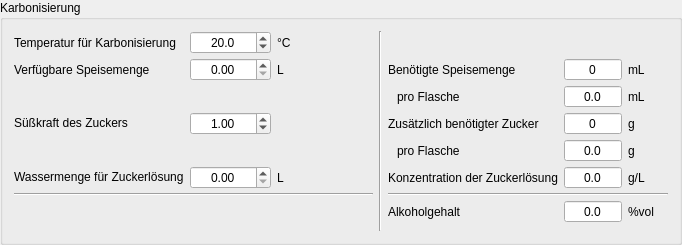
         <widget class="QGroupBox" name="groupKarbonisierung">
          <property name="toolTip">
           <string>&lt;html&gt;&lt;head/&gt;&lt;body&gt;&lt;p&gt;Dieser Bereich des Tab Abfülldaten behandelt die &lt;span style=&quot; font-weight:600;&quot;&gt;Karbonisierung&lt;/span&gt;. Von Karbonisierung spricht man vor allem, wenn es um Flaschenreifung geht.&lt;/p&gt;&lt;p&gt;Allgemeiner wird aber darunter aber das Einstellen des Drucks im Gebinde verbunden mit der Spritzigkeit, auch Rezens genannt, verstanden.&lt;/p&gt;&lt;/body&gt;&lt;/html&gt;</string>
          </property>
          <property name="title">
           <string>Karbonisierung</string>
          </property>
          <layout class="QGridLayout" name="gridLayout_4">
           <property name="verticalSpacing">
            <number>4</number>
           </property>
           <item row="5" column="5">
            <widget class="QLabel" name="lblKonzentrationZuckerloesung">
             <property name="text">
              <string>Konzentration der Zuckerlösung</string>
             </property>
            </widget>
           </item>
           <item row="6" column="0" colspan="4">
            <widget class="Line" name="line_12">
             <property name="orientation">
              <enum>Qt::Orientation::Horizontal</enum>
             </property>
            </widget>
           </item>
           <item row="5" column="0">
            <widget class="QLabel" name="lblWassserZuckerloesung">
             <property name="text">
              <string>&lt;html&gt;&lt;head/&gt;&lt;body&gt;&lt;p&gt;Wassermenge für Zuckerlösung&lt;/p&gt;&lt;/body&gt;&lt;/html&gt;</string>
             </property>
            </widget>
           </item>
           <item row="8" column="5">
            <spacer name="horizontalSpacer">
             <property name="orientation">
              <enum>Qt::Orientation::Horizontal</enum>
             </property>
             <property name="sizeHint" stdset="0">
              <size>
               <width>40</width>
               <height>0</height>
              </size>
             </property>
            </spacer>
           </item>
           <item row="4" column="7">
            <widget class="QLabel" name="lblZuckerFlascheEinheit">
             <property name="text">
              <string notr="true">g</string>
             </property>
            </widget>
           </item>
           <item row="3" column="5">
            <widget class="QLabel" name="lblZuckerGesamt">
             <property name="text">
              <string>Zusätzlich benötigter Zucker</string>
             </property>
            </widget>
           </item>
           <item row="4" column="5">
            <widget class="QLabel" name="lblZuckerFlasche">
             <property name="text">
              <string>pro Flasche</string>
             </property>
             <property name="indent">
              <number>9</number>
             </property>
            </widget>
           </item>
           <item row="3" column="0">
            <widget class="QLabel" name="lblZuckerFaktor">
             <property name="text">
              <string>&lt;html&gt;&lt;head/&gt;&lt;body&gt;&lt;p&gt;Süßkraft des Zuckers&lt;/p&gt;&lt;/body&gt;&lt;/html&gt;</string>
             </property>
            </widget>
           </item>
           <item row="5" column="1">
            <widget class="DoubleSpinBoxSud" name="tbWassserZuckerloesung">
             <property name="toolTip">
              <string>&lt;html&gt;&lt;head/&gt;&lt;body&gt;&lt;p&gt;Falls Zucker zuerst in Wasser aufgelöst wird, kann die &lt;span style=&quot; font-weight:600;&quot;&gt;Wassermenge&lt;/span&gt; hier eingetragen werden.&lt;/p&gt;&lt;p&gt;Um Geschmacksabweichungen zu verhindern, empfihelt sich eine möglichst geringe Menge Wasser. Die Löslichkeit von Zucker ist dabei temperaturabhängig. Kristllzucker (Saccharose löst sich mit 1.970 g/l bei 20°C. (Bei 90°C lösen sich sogar über 4 kg Kristallzucker.)&lt;/p&gt;&lt;p&gt;Diese Methode empfiehlt sich besonders im Fassausbau.&lt;/p&gt;&lt;/body&gt;&lt;/html&gt;</string>
             </property>
             <property name="alignment">
              <set>Qt::AlignmentFlag::AlignCenter</set>
             </property>
             <property name="showGroupSeparator" stdset="0">
              <bool>true</bool>
             </property>
             <property name="decimals">
              <number>2</number>
             </property>
             <property name="minimum">
              <double>0.000000000000000</double>
             </property>
             <property name="maximum">
              <double>99999.000000000000000</double>
             </property>
             <property name="singleStep">
              <double>0.100000000000000</double>
             </property>
            </widget>
           </item>
           <item row="8" column="0">
            <spacer name="horizontalSpacer_2">
             <property name="orientation">
              <enum>Qt::Orientation::Horizontal</enum>
             </property>
             <property name="sizeHint" stdset="0">
              <size>
               <width>40</width>
               <height>0</height>
              </size>
             </property>
            </spacer>
           </item>
           <item row="0" column="0">
            <widget class="QLabel" name="lblTemperaturKarbonisierung">
             <property name="text">
              <string>Temperatur für Karbonisierung</string>
             </property>
            </widget>
           </item>
           <item row="0" column="4" rowspan="10">
            <widget class="Line" name="line_9">
             <property name="orientation">
              <enum>Qt::Orientation::Vertical</enum>
             </property>
            </widget>
           </item>
           <item row="5" column="7">
            <widget class="QLabel" name="tbKonzentrationZuckerloesungEinheit">
             <property name="text">
              <string notr="true">g/L</string>
             </property>
            </widget>
           </item>
           <item row="2" column="5">
            <widget class="QLabel" name="lblSpeisemengeFlasche">
             <property name="text">
              <string>pro Flasche</string>
             </property>
             <property name="indent">
              <number>9</number>
             </property>
            </widget>
           </item>
           <item row="2" column="6">
            <widget class="DoubleSpinBox" name="tbSpeisemengeFlasche">
             <property name="toolTip">
              <string>&lt;html&gt;&lt;head/&gt;&lt;body&gt;&lt;p&gt;Hier wird die benötigte &lt;span style=&quot; font-weight:600;&quot;&gt;Speisegabe pro Flasche&lt;/span&gt; unter Berücksichtigung der vorhandenen Speisemenge angegeben.&lt;/p&gt;&lt;p&gt;Ist zuwenig Speise vorhanden, muss die Zuckergabe auch berücksichtigt werden.&lt;/p&gt;&lt;p&gt;Die Speisegabe berechnet sich aus der Stammwürze vor dem Anstellen, den Restextrakt, den gewünschten Karbonisierungsgrad und der Jungbiermenge.&lt;/p&gt;&lt;/body&gt;&lt;/html&gt;</string>
             </property>
             <property name="alignment">
              <set>Qt::AlignmentFlag::AlignCenter</set>
             </property>
             <property name="readOnly">
              <bool>true</bool>
             </property>
             <property name="buttonSymbols">
              <enum>QAbstractSpinBox::ButtonSymbols::NoButtons</enum>
             </property>
             <property name="showGroupSeparator" stdset="0">
              <bool>true</bool>
             </property>
             <property name="decimals">
              <number>1</number>
             </property>
             <property name="maximum">
              <double>99999.899999999994179</double>
             </property>
            </widget>
           </item>
           <item row="3" column="7">
            <widget class="QLabel" name="lblZuckerGesamtEinheit">
             <property name="text">
              <string notr="true">g</string>
             </property>
            </widget>
           </item>
           <item row="5" column="6">
            <widget class="DoubleSpinBox" name="tbKonzentrationZuckerloesung">
             <property name="toolTip">
              <string>&lt;html&gt;&lt;head/&gt;&lt;body&gt;&lt;p&gt;Hier wird die&lt;span style=&quot; font-weight:600;&quot;&gt; Konzentation&lt;/span&gt; der &lt;span style=&quot; font-weight:600;&quot;&gt;Zuckerlösung&lt;/span&gt;. Diese berechnete Angabe hat allein informativen Wert.&lt;/p&gt;&lt;/body&gt;&lt;/html&gt;</string>
             </property>
             <property name="alignment">
              <set>Qt::AlignmentFlag::AlignCenter</set>
             </property>
             <property name="readOnly">
              <bool>true</bool>
             </property>
             <property name="buttonSymbols">
              <enum>QAbstractSpinBox::ButtonSymbols::NoButtons</enum>
             </property>
             <property name="decimals">
              <number>1</number>
             </property>
             <property name="maximum">
              <double>99999.899999999994179</double>
             </property>
            </widget>
           </item>
           <item row="1" column="0">
            <widget class="QLabel" name="lblSpeisemengeAbgefuellt">
             <property name="text">
              <string>Verfügbare Speisemenge</string>
             </property>
            </widget>
           </item>
           <item row="1" column="5">
            <widget class="QLabel" name="lblSpeisemengeGesamt">
             <property name="text">
              <string>Benötigte Speisemenge</string>
             </property>
            </widget>
           </item>
           <item row="0" column="2">
            <widget class="QLabel" name="lblTemperaturKarbonisierungEinheit">
             <property name="minimumSize">
              <size>
               <width>40</width>
               <height>0</height>
              </size>
             </property>
             <property name="text">
              <string notr="true">°C</string>
             </property>
            </widget>
           </item>
           <item row="1" column="1">
            <widget class="DoubleSpinBoxSud" name="tbSpeisemengeAbgefuellt">
             <property name="toolTip">
              <string>&lt;html&gt;&lt;head/&gt;&lt;body&gt;&lt;p&gt;Hier wird die &lt;span style=&quot; font-weight:600;&quot;&gt;Speisemenge&lt;/span&gt; zur Karbonisierung definiert.&lt;/p&gt;&lt;p&gt;Speise über der erforderlichen &lt;span style=&quot; font-weight:600;&quot;&gt;Karbonisierung&lt;/span&gt; wird von Hobbybrauern gerne eingefroren. Zu bedenken ist, dass Speise anfällig für &lt;span style=&quot; font-weight:600;&quot;&gt;Infektionen&lt;/span&gt; ist. Sie sollte immer sauber abgefüllt, dann kalt gelagert und zeitnah verbraucht werden.&lt;/p&gt;&lt;p&gt;Ist man sich unsicher, sind die Fachforen eine gute Anlaufstelle, um Fragen zu klären.&lt;/p&gt;&lt;p&gt;&lt;span style=&quot; font-weight:600; color:#fc0107;&quot;&gt;Achtung&lt;/span&gt;: Im Rezept wird die gewünschte Karbonisierung definiert, die erforderliche Speisemenge dann automatisch berechnet. Die Speisemenge pro Flasche sollte daher nur mit genauem Wissen erhöht werden, um Unglücke mit überschäumendem Bier bis hin zu Flaschenbomben zu vermeiden. &lt;/p&gt;&lt;/body&gt;&lt;/html&gt;</string>
             </property>
             <property name="alignment">
              <set>Qt::AlignmentFlag::AlignCenter</set>
             </property>
             <property name="showGroupSeparator" stdset="0">
              <bool>true</bool>
             </property>
             <property name="decimals">
              <number>2</number>
             </property>
             <property name="minimum">
              <double>0.000000000000000</double>
             </property>
             <property name="maximum">
              <double>99999.000000000000000</double>
             </property>
             <property name="singleStep">
              <double>0.100000000000000</double>
             </property>
            </widget>
           </item>
           <item row="4" column="6">
            <widget class="DoubleSpinBox" name="tbZuckerFlasche">
             <property name="toolTip">
              <string>&lt;html&gt;&lt;head/&gt;&lt;body&gt;&lt;p&gt;Hier wird die benötigte &lt;span style=&quot; font-weight:600;&quot;&gt;Zuckergabe pro Flasche&lt;/span&gt; unter Berücksichtigung der vorhandenen Speisemenge angegeben.&lt;/p&gt;&lt;p&gt;Die Zuckergabe wird zusätzlich zur Speisegabe dazugegeben. Die Zuckergabe berechnet sich aus den gewünschten Karbonisierungsgrad und der Jungbiermenge.&lt;/p&gt;&lt;/body&gt;&lt;/html&gt;</string>
             </property>
             <property name="alignment">
              <set>Qt::AlignmentFlag::AlignCenter</set>
             </property>
             <property name="readOnly">
              <bool>true</bool>
             </property>
             <property name="buttonSymbols">
              <enum>QAbstractSpinBox::ButtonSymbols::NoButtons</enum>
             </property>
             <property name="showGroupSeparator" stdset="0">
              <bool>true</bool>
             </property>
             <property name="decimals">
              <number>1</number>
             </property>
             <property name="maximum">
              <double>99999.899999999994179</double>
             </property>
            </widget>
           </item>
           <item row="3" column="6">
            <widget class="SpinBox" name="tbZuckerGesamt">
             <property name="toolTip">
              <string>&lt;html&gt;&lt;head/&gt;&lt;body&gt;&lt;p&gt;Hier wird &lt;span style=&quot; font-weight:600;&quot;&gt;zusätzlich benötigterZucker &lt;/span&gt;angegeben.&lt;/p&gt;&lt;p&gt;Die Zuckergabe berechnet sich anhand der bereits vorhandenen Karbonisierung und dem gewünschten Karbonisierungsgrad im Tab Rezept.&lt;/p&gt;&lt;p&gt;Die Menge an zusätzlich benötigtem Zucker berechnet sich aufgrund des bereits vorhandenen CO₂ und der höchsten Gärtemperatur, bzw. Temperatur zu 2/3 der Hauptgärung wie sie im Feld Temperatur eingetragen wird. Der Eintrag wiederum resultiert aus den Werten der Hauptgärung im Tab Gärdaten.&lt;/p&gt;&lt;p&gt;&lt;span style=&quot; font-weight:600; color:#fc0107;&quot;&gt;Achtung:&lt;/span&gt; Viele externe Rechner berücksichtigen den bereits vorhandenen CO₂-Gehalt der Haupttgärung nicht und geben zu hohe, rein theoretische Mengen an. Dies kann den Brauer verwirren, insbesondere bei übernommenen Rezepten.&lt;/p&gt;&lt;/body&gt;&lt;/html&gt;</string>
             </property>
             <property name="alignment">
              <set>Qt::AlignmentFlag::AlignCenter</set>
             </property>
             <property name="readOnly">
              <bool>true</bool>
             </property>
             <property name="buttonSymbols">
              <enum>QAbstractSpinBox::ButtonSymbols::NoButtons</enum>
             </property>
             <property name="showGroupSeparator" stdset="0">
              <bool>true</bool>
             </property>
             <property name="maximum">
              <number>999999</number>
             </property>
            </widget>
           </item>
           <item row="1" column="6">
            <widget class="SpinBox" name="tbSpeisemengeGesamt">
             <property name="toolTip">
              <string>&lt;html&gt;&lt;head/&gt;&lt;body&gt;&lt;p&gt;Hier wird die &lt;span style=&quot; font-weight:600;&quot;&gt;benötigte Speisegabe&lt;/span&gt; unter Berücksichtigung der &lt;span style=&quot; font-weight:600;&quot;&gt;verfügbaren Speisemenge&lt;/span&gt; (links) angegeben.&lt;/p&gt;&lt;p&gt;Die Menge an Speise berechnet sich aufgrund des bereits vorhandenen CO₂ und der höchsten Gärtemperatur, bzw. Temperatur zu 2/3 der Hauptgärung wie sie im Feld Temperatur eingetragen wird. Der Eintrag wiederum resultiert aus den Werten der Hauptgärung im Tab Gärdaten.&lt;/p&gt;&lt;p&gt;&lt;span style=&quot; font-weight:600; color:#fc0107;&quot;&gt;Achtung: &lt;/span&gt;Ist zuwenig Speise vorhanden, muss &lt;span style=&quot; font-weight:600;&quot;&gt;zusätzlich Zucker&lt;/span&gt; berücksichtigt werden.&lt;/p&gt;&lt;p&gt;Die Speisegabe berechnet sich aus der Stammwürze vor dem Anstellen, dem Restextrakt, dem gewünschten Karbonisierungsgrad und der Jungbiermenge.&lt;/p&gt;&lt;/body&gt;&lt;/html&gt;</string>
             </property>
             <property name="alignment">
              <set>Qt::AlignmentFlag::AlignCenter</set>
             </property>
             <property name="readOnly">
              <bool>true</bool>
             </property>
             <property name="buttonSymbols">
              <enum>QAbstractSpinBox::ButtonSymbols::NoButtons</enum>
             </property>
             <property name="showGroupSeparator" stdset="0">
              <bool>true</bool>
             </property>
             <property name="maximum">
              <number>9999999</number>
             </property>
            </widget>
           </item>
           <item row="2" column="7">
            <widget class="QLabel" name="lblSpeisemengeFlascheEinheit">
             <property name="text">
              <string notr="true">mL</string>
             </property>
            </widget>
           </item>
           <item row="1" column="2">
            <widget class="QLabel" name="lblSpeisemengeAbgefuelltEinheit">
             <property name="minimumSize">
              <size>
               <width>40</width>
               <height>0</height>
              </size>
             </property>
             <property name="text">
              <string notr="true">L</string>
             </property>
            </widget>
           </item>
           <item row="5" column="2">
            <widget class="QLabel" name="tbWassserZuckerloesungEinheit">
             <property name="text">
              <string notr="true">L</string>
             </property>
            </widget>
           </item>
           <item row="1" column="7">
            <widget class="QLabel" name="lblSpeisemengeGesamtEinheit">
             <property name="minimumSize">
              <size>
               <width>40</width>
               <height>0</height>
              </size>
             </property>
             <property name="text">
              <string notr="true">mL</string>
             </property>
            </widget>
           </item>
           <item row="7" column="6">
            <widget class="DoubleSpinBoxSud" name="tbAlkohol">
             <property name="toolTip">
              <string>&lt;html&gt;&lt;head/&gt;&lt;body&gt;&lt;p&gt;Hier wird der &lt;span style=&quot; font-weight:600;&quot;&gt;Alkoholgehalt&lt;/span&gt; des Jungbieres in Volumenprozent ausgegeben unter Berücksichtigung der zugegebenen Zuckermenge und/oder Zuckerlösung.&lt;/p&gt;&lt;p&gt;Der tatsächliche Alkoholgehalt ergibt sich aus der beim Anstellen gemessenen Stammwürze und den im Gärverlauf gemessenen Endvergärungsgrad. Der tatsächliche Alkoholgehalt muss nicht identisch mit dem erwarteten Alkoholgehalt sein, da sich der Vergärungsgrad einer Hefe bei bestimmten Parametern wie Temperatur, Dauer, Enzymtätigkeit, pH-Wert oder Stammwürze oder der Maische von den Durschschnittswerten unterscheiden kann. Dies gilt besonders bei sogenannten Super- oder Übervergärern.&lt;/p&gt;&lt;p&gt;Im Hintergrund berücksichtigt der Kleine Brauhelfer die geringere Dichte von Alkohol im Jungbier und berechnet mit den Angaben der Braudaten sowie des Gärverlaufs mit Hilfe der sogenannten Balling-Formel den Alkoholgehalt des Bieres. Diese Formel ist auch beim Zoll als einzig mathematisches Konstrukt zur Bestimmung des Alkoholgehaltes anerkannt.&lt;/p&gt;&lt;/body&gt;&lt;/html&gt;</string>
             </property>
             <property name="alignment">
              <set>Qt::AlignmentFlag::AlignCenter</set>
             </property>
             <property name="readOnly">
              <bool>true</bool>
             </property>
             <property name="buttonSymbols">
              <enum>QAbstractSpinBox::ButtonSymbols::NoButtons</enum>
             </property>
             <property name="decimals">
              <number>1</number>
             </property>
            </widget>
           </item>
           <item row="7" column="7">
            <widget class="QLabel" name="label_ealc_3">
             <property name="text">
              <string notr="true">%vol</string>
             </property>
            </widget>
           </item>
           <item row="3" column="1">
            <widget class="DoubleSpinBox" name="tbZuckerFaktor">
             <property name="toolTip">
              <string>&lt;html&gt;&lt;head/&gt;&lt;body&gt;&lt;p&gt;Die &lt;span style=&quot; font-weight:600;&quot;&gt;Süßkraft&lt;/span&gt; beschreibt die Süße eines Zuckers. Benchmark ist Haushaltszucker mit Süßkraft = 1.&lt;/p&gt;&lt;p&gt;Haushaltszucker (Saccharose | Zweifachzucker): 1,00&lt;br/&gt;Traubenzucker (Dextrose | Einfachzucker): 0,69&lt;br/&gt;Fruchtzucker (Fructose | Einfachzucker): 1,14 (gelöste Form – 1,8 (kristalline Form)&lt;/p&gt;&lt;p&gt;Es gibt bis heute keine Laborinstrumente zur Messung der Süßkraft. Die Süßkraft ist je nach Zucker unterschiedlich. Dies hängt u.a. mit dem Wassergehalt eines Zuckers zusammen. Traubenzucker enthält 9% mehr Wasser als Haushaltszucker. Folglich muss dieser Wert bei der Mengenbemessung berücksichtigt werden.&lt;/p&gt;&lt;p&gt;Der Kleine Brauhelfer verrechnet für die Karbonisierung mit Zucker das bereits gelöste CO₂ der Hauptgärung. Das &lt;span style=&quot; font-weight:600;&quot;&gt;Temperaturoptimium&lt;/span&gt; muss vom Brauer bestimmt werden. Näheres dazu im Feld Temperatur.&lt;/p&gt;&lt;p&gt;Bei weiteren Fragen ist die Fachliteratur oder ein Fachforum Mittel der Wahl.&lt;/p&gt;&lt;/body&gt;&lt;/html&gt;</string>
             </property>
             <property name="alignment">
              <set>Qt::AlignmentFlag::AlignCenter</set>
             </property>
             <property name="minimum">
              <double>0.100000000000000</double>
             </property>
             <property name="maximum">
              <double>5.000000000000000</double>
             </property>
             <property name="singleStep">
              <double>0.010000000000000</double>
             </property>
             <property name="value">
              <double>1.000000000000000</double>
             </property>
            </widget>
           </item>
           <item row="0" column="1">
            <widget class="DoubleSpinBoxSud" name="tbTemperaturKarbonisierung">
             <property name="toolTip">
              <string>&lt;html&gt;&lt;head/&gt;&lt;body&gt;&lt;p&gt;Der Kleine Brauhelfer verrechnet für die Karbonisierung mit Zucker das bereits gelöste CO₂ der Hauptgärung. Das &lt;span style=&quot; font-weight:600;&quot;&gt;Temperaturoptimium&lt;/span&gt; muss in diesem Feld vom Brauer festgelegt werden.&lt;/p&gt;&lt;p&gt;&lt;span style=&quot; font-weight:600; color:#fc0107;&quot;&gt;Achtung: &lt;/span&gt;Zur Orientierung sollte immer die &lt;span style=&quot; font-weight:600;&quot;&gt;höchste Gärtemperatur &lt;/span&gt;im &lt;span style=&quot; font-weight:600; color:#0000ff;&quot;&gt;Tab Gärverlauf &lt;/span&gt;für eine&lt;span style=&quot; font-weight:600;&quot;&gt; korrekte Zuckergabe&lt;/span&gt; berücksichtigt werden. Dies ist häufig bei obergärigen Hefen der Fall.&lt;/p&gt;&lt;p&gt;&lt;span style=&quot; font-weight:600;&quot;&gt;Bei sinkenden Temperaturen&lt;/span&gt; im Gärverlauf dagegen empfiehlt sich die &lt;span style=&quot; font-weight:600;&quot;&gt;höchste Temperatur,&lt;/span&gt; die der Sud &lt;span style=&quot; font-weight:600;&quot;&gt;bei ⅔ der aktiven Hauptgärung&lt;/span&gt; hatte.&lt;/p&gt;&lt;p&gt;Dies ist üblicherweise zwischen Ende des zweiten und dritten, bis Beginn des vierten Tages der Fall. Eine Gärung springt üblicherweise nach 8-12 Stunden an und dauert 3-5 Tage. Zu geringe Hefemengen oder bestimmte Hefetypen können diese Werte allerdings stark verändern. Sinkende Temperaturen im Gärverlauf sind oft ein Merkmal untergäriger Biere.&lt;/p&gt;&lt;p&gt;Hintergrund: Das Bindeverhalten von CO₂ im Jungbier steigt im drucklosen Gärbottich mit niedriger Temperatur und sinkt umgekehrt mit höherer Temperatur.&lt;/p&gt;&lt;p&gt;Wird das Jungbier unter Druck ausgebaut, sinkt der Einfluss der Temperatur auf die Karbonisierung in Relation zur Druckzunahme.&lt;/p&gt;&lt;/body&gt;&lt;/html&gt;</string>
             </property>
             <property name="alignment">
              <set>Qt::AlignmentFlag::AlignCenter</set>
             </property>
             <property name="decimals">
              <number>1</number>
             </property>
             <property name="minimum">
              <double>0.000000000000000</double>
             </property>
             <property name="maximum">
              <double>999.000000000000000</double>
             </property>
             <property name="singleStep">
              <double>0.100000000000000</double>
             </property>
             <property name="value">
              <double>20.000000000000000</double>
             </property>
            </widget>
           </item>
           <item row="0" column="3">
            <widget class="QLabel" name="label_84">
             <property name="minimumSize">
              <size>
               <width>50</width>
               <height>0</height>
              </size>
             </property>
             <property name="maximumSize">
              <size>
               <width>50</width>
               <height>16777215</height>
              </size>
             </property>
            </widget>
           </item>
           <item row="6" column="5" colspan="3">
            <widget class="Line" name="line_5">
             <property name="orientation">
              <enum>Qt::Orientation::Horizontal</enum>
             </property>
            </widget>
           </item>
           <item row="7" column="5">
            <widget class="QLabel" name="label_alc_2">
             <property name="text">
              <string>Alkoholgehalt</string>
             </property>
            </widget>
           </item>
          </layout>
         </widget>
